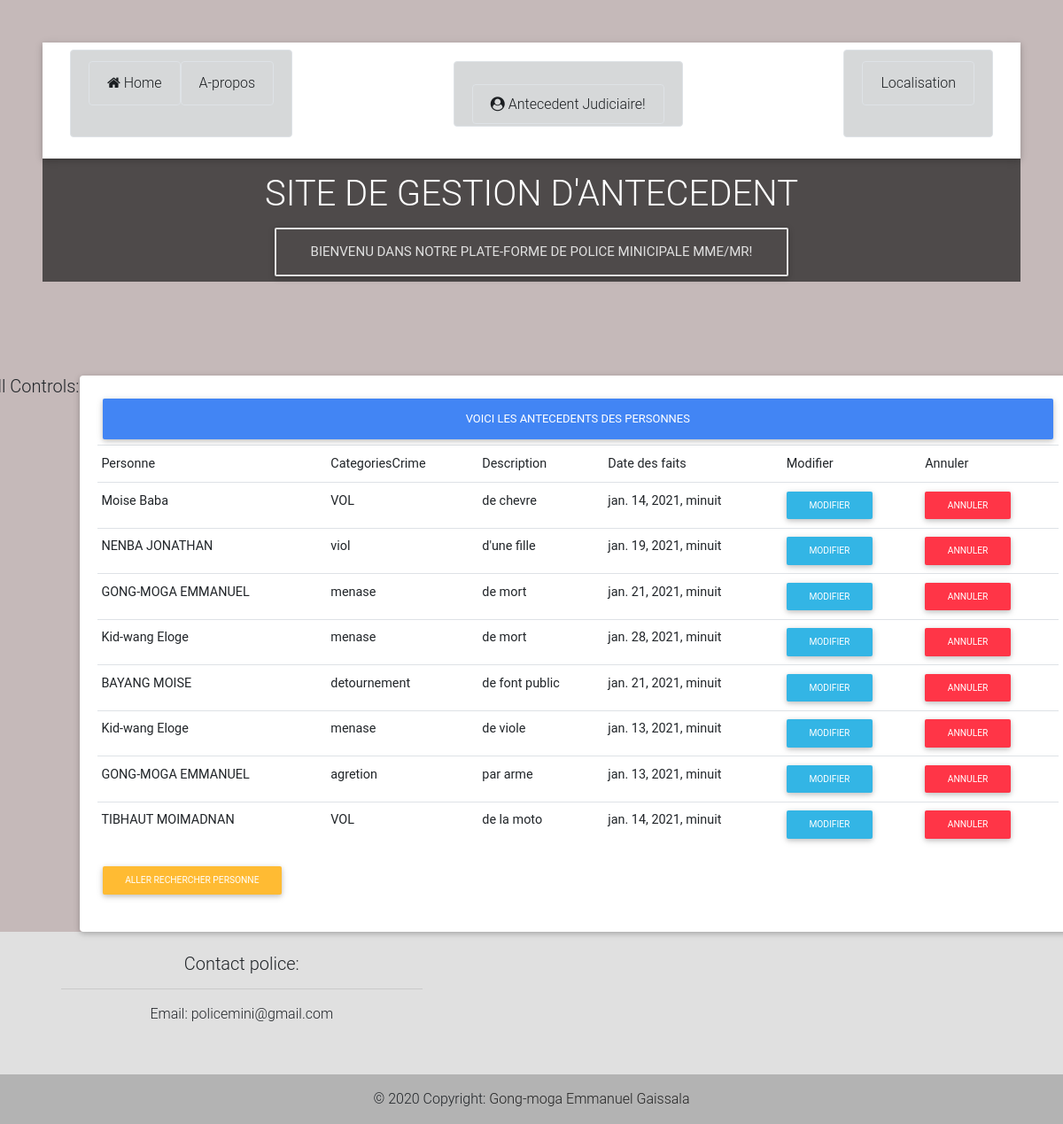
Page /liste_antecedent on the committed database.
### antecedent/models.py (models this page shows, shortened)
class Antecedent(models.Model):
    personne = models.ForeignKey(Personne, on_delete=models.CASCADE, default=1,null=True)
    categories = models.ForeignKey(CategorieCrime, on_delete=models.DO_NOTHING, default=1,null=True)
    description = models.TextField(null=True)
    date_des_faits = models.DateTimeField(null=True)

class Personne(models.Model):
    nom = models.CharField(max_length=256,null=True)
    prenom = models.CharField(max_length=256, null=True)
    date_naissance = models.DateField(max_length=256,null=True)
    lieu_naissance = models.CharField(max_length=256, null=True)
    lieu_de_residence = models.CharField(max_length=256,null=True)
    photo = models.ImageField(upload_to='media/images/', null=True, blank=True)
    def __str__(self):
        return '{} {}'.format(self.nom, self.prenom)

class CategorieCrime(models.Model):
    nom = models.CharField(max_length=256, null=True)
    def __str__(self):
        return '{}'.format(self.nom)

### antecedent/views.py (the view)
# urls.py: path('liste_antecedent', views.liste_antecedent, name='liste_antecedent'),
def liste_antecedent(request):
    antecedents = Antecedent.objects.filter()
    context = {'antecedents':antecedents}
    return render(request, 'liste_antecedent.html',context)

### templates/liste_antecedent.html (shortened to what this page needs)
{% extends 'index.html'%}
{% block content %}
<br>
<div class="row">
        <h5>All Controls:</h5>
        <div class="card card-body">
            <h1 class="btn btn-primary">VOICI LES ANTECEDENTS DES PERSONNES</h1>
            <table class="table table-sm">
                <tr>
                    <th> Personne</th>
                    <th> CategoriesCrime</th>
                    <th> Description</th>
                    <th> Date des faits</th>
                    <th> Modifier</th>
                    <th> Annuler</th>
                </tr>
                {% for antecedent in antecedents %}
                <tr>
                    <th> {{antecedent.personne}} </th>
                    <th> {{antecedent.categories}} </th>
                    <th> {{antecedent.description}} </th>
                    <th> {{antecedent.date_des_faits}} </th>
                    <th><a class="btn btn-sm btn-info" href="{% url 'modifier_antecedent' antecedent.id %}">Modifier</a></th>
                    <th><a class="btn btn-sm btn-danger" href="{% url 'supprimer_antecedent' antecedent.id %}">Annuler</a></th>
                </tr>
                {% endfor %}
            </table>
            <div class="form-group">
                <a class="btn btn-sm btn-warning" href="{% url 'rechercher_personne'%}" role="button">Aller Rechercher Personne</a>
            </div>
        </div>
    </div>
{% endblock %}

### rows in the picture
Antecedent: personne "Moise Baba", categories "VOL", description "de chevre", date_des_faits "jan. 14, 2021, minuit"
Antecedent: personne "NENBA JONATHAN", categories "viol", description "d'une fille", date_des_faits "jan. 19, 2021, minuit"
Antecedent: personne "GONG-MOGA EMMANUEL", categories "menase", description "de mort", date_des_faits "jan. 21, 2021, minuit"
Antecedent: personne "Kid-wang Eloge", categories "menase", description "de mort", date_des_faits "jan. 28, 2021, minuit"
Antecedent: personne "BAYANG MOISE", categories "detournement", description "de font public", date_des_faits "jan. 21, 2021, minuit"
Antecedent: personne "Kid-wang Eloge", categories "menase", description "de viole", date_des_faits "jan. 13, 2021, minuit"
Antecedent: personne "GONG-MOGA EMMANUEL", categories "agretion", description "par arme", date_des_faits "jan. 13, 2021, minuit"
Antecedent: personne "TIBHAUT MOIMADNAN", categories "VOL", description "de la moto", date_des_faits "jan. 14, 2021, minuit"
